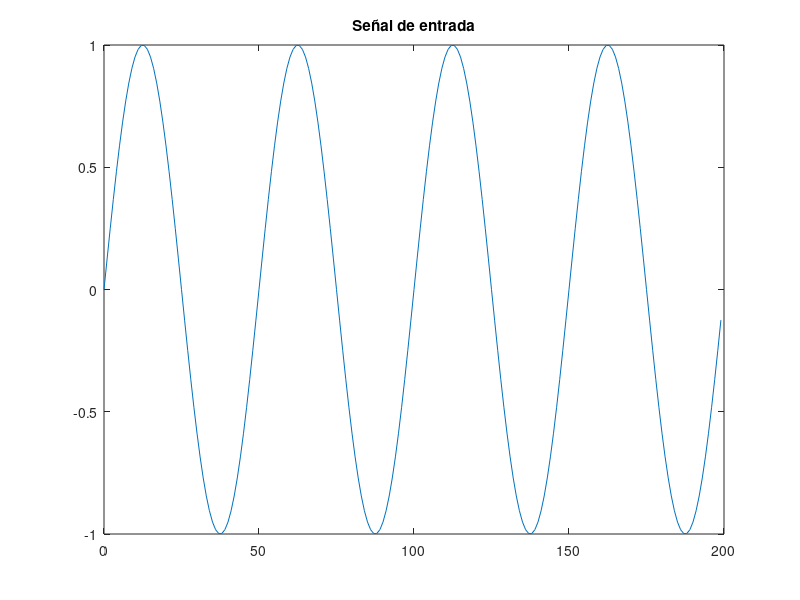
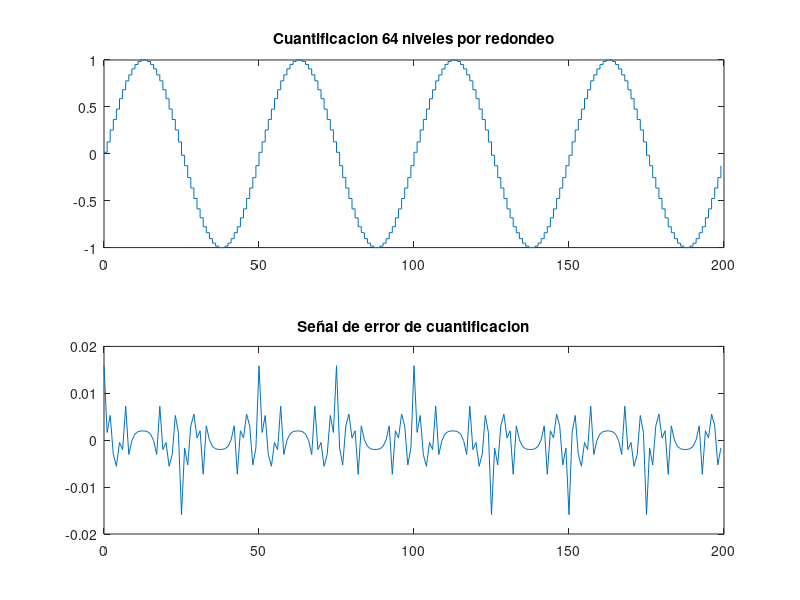

Source code (MATLAB) for these figures, in order: (Note: this script raises an error after producing the figures.)
##Ejercicio 1.16 tratamiento digital de la señal

clear all

n=0:1:200-1;       %%Base de tiempos señal de entrada
Fo = 1/50;         %%Frecuencia de la señal de entrada
To=1/Fo;           %%Periodo de la señal de entrada
N=200;             %%Numero de puntos de la señal muestreada

xn=sin(2*pi*Fo*n);
plot(n,xn);
title("Señal de entrada");

%%Cuantificación con 64 niveles con redondeo

delta= 1/63;          %%Valor de incremento de cuantificacion
deltavecpositiva=[];
for i=1:1:63
  deltaval=i*delta;
  deltavecpositiva=[deltavecpositiva deltaval];
endfor
deltavecnegativa=-deltavecpositiva;
deltavec=[deltavecpositiva deltavecnegativa];

xq64r=[];
for i=1:1:length(xn)
  [p,idx] = min(abs(deltavec-xn(i)));
  xq64r=[xq64r deltavec(idx)];
endfor
figure
subplot(2,1,1);        
stairs (n,xq64r);
title("Cuantificacion 64 niveles por redondeo");     
subplot(2,1,2);
plot (n,xq64r-xn);
title("Señal de error de cuantificacion");  


[sqnr] = calsqnr(xn,xq64r,N);     %%Llamada a funcion para calcular sqnr
disp("SQNR 64 niveles con redondeo:");disp(sqnr);

%%Cuantificación con 128 niveles con redondeo

delta= 1/127;          %%Valor de incremento de cuantificacion
deltavecpositiva=[];
for i=1:1:127
  deltaval=i*delta;
  deltavecpositiva=[deltavecpositiva deltaval];
endfor
deltavecnegativa=-deltavecpositiva;
deltavec=[deltavecpositiva deltavecnegativa];

xq128r=[];
for i=1:1:length(xn)
  [p,idx] = min(abs(deltavec-xn(i)));
  xq128r=[xq128r deltavec(idx)];
endfor
figure
subplot(2,1,1);        
stairs (n,xq128r);
title("Cuantificacion 128 niveles por redondeo");     
subplot(2,1,2);
plot (n,xq128r-xn);
title("Señal de error de cuantificacion");  


[sqnr] = calsqnr(xn,xq128r,N);     %%Llamada a funcion para calcular sqnr
disp("SQNR de 128 niveles con redondeo:");disp(sqnr);

%%Cuantificación con 256 niveles con redondeo

delta= 1/255;          %%Valor de incremento de cuantificacion
deltavecpositiva=[];
for i=1:1:255
  deltaval=i*delta;
  deltavecpositiva=[deltavecpositiva deltaval];
endfor
deltavecnegativa=-deltavecpositiva;
deltavec=[deltavecpositiva deltavecnegativa];

xq256r=[];
for i=1:1:length(xn)
  [p,idx] = min(abs(deltavec-xn(i)));
  xq256r=[xq256r deltavec(idx)];
endfor
figure
subplot(2,1,1);        
stairs (n,xq256r);
title("Cuantificacion 256 niveles por redondeo");     
subplot(2,1,2);
plot (n,xq256r-xn);
title("Señal de error de cuantificacion");  


[sqnr] = calsqnr(xn,xq256r,N);     %%Llamada a funcion para calcular sqnr
disp("SQNR de 256 niveles con redondeo:");disp(sqnr);


%%Cuantificacion con 64 niveles con truncamiento


delta= 1/63;          %%Valor de incremento de cuantificacion
deltavecpositiva=[];
for i=1:1:63
  deltaval=i*delta;
  deltavecpositiva=[deltavecpositiva deltaval];
endfor
deltavecnegativa=-deltavecpositiva;
deltavec=[deltavecpositiva deltavecnegativa];

xq64t=[];
for i=1:1:length(xn)
  [p,idx] = min(abs(deltavec-xn(i)));
  if deltavec(idx)>xn(i)&&deltavec(idx)>=0&&idx>1         %%Si el valor del redondeo es un numero mayor trunca al anterior
  xq64t=[xq64t deltavec(idx-1)];
  elseif deltavec(idx)>xn(i)&&deltavec(idx)<0                              
  xq64t=[xq64t deltavec(idx+1)];
  else
  xq64t=[xq64t deltavec(idx)];
  endif
endfor
figure
subplot(2,1,1);        
stairs (n,xq64t);
title("Cuantificacion 64 niveles por truncamiento");     
subplot(2,1,2);
plot (n,xq64t-xn);
title("Señal de error de cuantificacion");
[sqnr] = calsqnr(xn,xq64t,N);
disp("SQNR de 64 niveles con truncamiento:");disp(sqnr);

%%Cuantificacion con 128 niveles con truncamiento


delta= 1/127;          %%Valor de incremento de cuantificacion
deltavecpositiva=[];
for i=1:1:127
  deltaval=i*delta;
  deltavecpositiva=[deltavecpositiva deltaval];
endfor
deltavecnegativa=-deltavecpositiva;
deltavec=[deltavecpositiva deltavecnegativa];

xq128t=[];
for i=1:1:length(xn)
  [p,idx] = min(abs(deltavec-xn(i)));
  if deltavec(idx)>xn(i)&&deltavec(idx)>=0&&idx>1         %%Si el valor del redondeo es un numero mayor trunca al anterior
  xq128t=[xq128t deltavec(idx-1)];
  elseif deltavec(idx)>xn(i)&&deltavec(idx)<0                              
  xq128t=[xq128t deltavec(idx+1)];
  else
  xq128t=[xq128t deltavec(idx)];
  endif
endfor
figure
subplot(2,1,1);        
stairs (n,xq128t);
title("Cuantificacion 128 niveles por truncamiento");     
subplot(2,1,2);
plot (n,xq128t-xn);
title("Señal de error de cuantificacion");
[sqnr] = calsqnr(xn,xq128t,N);
disp("SQNR de 128 niveles con truncamiento:");disp(sqnr);

%%Cuantificacion con 256 niveles con truncamiento


delta= 1/255;          %%Valor de incremento de cuantificacion
deltavecpositiva=[];
for i=1:1:255
  deltaval=i*delta;
  deltavecpositiva=[deltavecpositiva deltaval];
endfor
deltavecnegativa=-deltavecpositiva;
deltavec=[deltavecpositiva deltavecnegativa];

xq256t=[];
for i=1:1:length(xn)
  [p,idx] = min(abs(deltavec-xn(i)));
  if deltavec(idx)>xn(i)&&deltavec(idx)>=0&&idx>1         %%Si el valor del redondeo es un numero mayor trunca al anterior
  xq256t=[xq256t deltavec(idx-1)];
  elseif deltavec(idx)>xn(i)&&deltavec(idx)<0                              
  xq256t=[xq256t deltavec(idx+1)];
  else
  xq256t=[xq256t deltavec(idx)];
  endif
endfor
figure
subplot(2,1,1);        
stairs (n,xq256t);
title("Cuantificacion 256 niveles por truncamiento");     
subplot(2,1,2);
plot (n,xq256t-xn);
title("Señal de error de cuantificacion");
[sqnr] = calsqnr(xn,xq256t,N);
disp("SQNR de 256 niveles con truncamiento:");disp(sqnr);